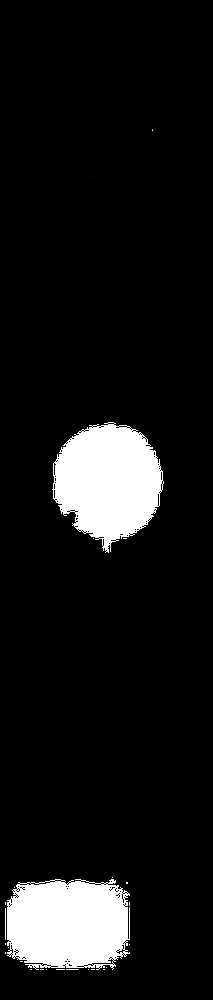
#> input picture 02.png, 213 x 1000 px, shrunk from 900 x 4217 before the run
$ python -i FontStyle2.py   (imports and definitions only)
#> lines starting #> are read from the running program, lines starting #| are printed output that depends on the picture; after the words box and inside, x2 and y2 are one past the last pixel; in counts of white or black regions, pixels touching at a corner belong together
# =====================================================================
# File: scripts/build_styles_manifest.py
# Purpose: استخراج ستايلات النص (Gradient/Stroke/Glow/Shadow) لكل فقاعة
# Inputs:
#   --config <path/to/temp-title.json>  (يحوي folder_url)
#   [--bubbles <path/to/all_bubbles.json>]  (اختياري؛ افتراضي inside folder_url)
#   --out <path/to/styles_manifest.json>
#   [--stops 6] [--debug-dir <dir>] [--textmask-dir <dir_with_alpha_masks_per_page>]
#
# Usage (Windows example):
#   python scripts/build_styles_manifest.py ^
#     --config "C:\Users\abdoh\Downloads\testScript\config\temp-title.json" ^
#     --out "C:\Users\abdoh\Downloads\222\styles_manifest.json" ^
#     --stops 6 --debug-dir "C:\Users\abdoh\Downloads\222\debug"
#
# Notes:
# - يتعامل مع شكل all_bubbles.json: مفاتيح مثل "02_mask": [ {id, points:[[x,y],...4]] , ...]
# - يحاول إيجاد صورة الصفحة باسم مطابق: 02.png/02.jpg/... داخل folder_url.
# - اختياري: --textmask-dir لو عندك أقنعة نص للصفحات (PNG بألفا > 0 = نص).
# =====================================================================
import os
import re
import json
import math
import glob
import argparse
from typing import List, Dict, Tuple, Optional
import numpy as np
from PIL import Image

# -------------------- IO utils --------------------
IMG_EXTS = [".png", ".jpg", ".jpeg", ".webp", ".tif", ".tiff"]

def norm(p: str) -> str:
    return os.path.normpath(p)

def load_image(path: str) -> np.ndarray:
    img = Image.open(path).convert("RGBA")
    return np.asarray(img, dtype=np.uint8)

def save_png(arr: np.ndarray, path: str) -> None:
    os.makedirs(os.path.dirname(path), exist_ok=True)
    Image.fromarray(arr).save(path)

# [14 lines left out: function find_page_image, not called in this run]

def load_config(config_path: str) -> Dict:
    with open(config_path, "r", encoding="utf-8") as f:
        return json.load(f)

def load_bubbles(bubbles_path: str) -> Dict[str, List[Dict]]:
    with open(bubbles_path, "r", encoding="utf-8") as f:
        return json.load(f)

# -------------------- math/color helpers --------------------
def rgb_to_luma(rgb: np.ndarray) -> np.ndarray:
    r = rgb[..., 0].astype(np.float32)
    g = rgb[..., 1].astype(np.float32)
    b = rgb[..., 2].astype(np.float32)
    return 0.2126*r + 0.7152*g + 0.0722*b

def color_distance(a: np.ndarray, b: np.ndarray) -> np.ndarray:
    d = (a.astype(np.float32) - b.astype(np.float32))
    return np.sqrt((d[...,0]**2 + d[...,1]**2 + d[...,2]**2) + 1e-6)

def clamp01(x: np.ndarray) -> np.ndarray:
    return np.clip(x, 0.0, 1.0)

# -------------------- convolution / sobel (no SciPy) --------------------
def conv2_valid(img: np.ndarray, kernel: np.ndarray) -> np.ndarray:
    ih, iw = img.shape
    kh, kw = kernel.shape
    oh, ow = ih-kh+1, iw-kw+1
    out = np.zeros((oh, ow), dtype=np.float32)
    k = np.flip(np.flip(kernel, 0), 1)
    for i in range(oh):
        for j in range(ow):
            out[i, j] = np.sum(img[i:i+kh, j:j+kw] * k)
    return out

def sobel_gradients(gray: np.ndarray) -> Tuple[np.ndarray, np.ndarray]:
    sx = np.array([[1,0,-1],[2,0,-2],[1,0,-1]], dtype=np.float32)
    sy = sx.T
    gx = conv2_valid(gray, sx)
    gy = conv2_valid(gray, sy)
    gx = np.pad(gx, ((1,1),(1,1)), mode="edge")
    gy = np.pad(gy, ((1,1),(1,1)), mode="edge")
    return gx, gy

# -------------------- morphology (binary lightweight) --------------------
def dilate(bin_img: np.ndarray, iters: int=1) -> np.ndarray:
    out = bin_img.copy()
    for _ in range(max(1, iters)):
        pad = np.pad(out, ((1,1),(1,1)), mode="constant", constant_values=0)
        nb = (
            pad[0:-2,0:-2] | pad[0:-2,1:-1] | pad[0:-2,2:] |
            pad[1:-1,0:-2] | pad[1:-1,1:-1] | pad[1:-1,2:] |
            pad[2:,0:-2]   | pad[2:,1:-1]   | pad[2:,2:]
        )
        out = (nb>0).astype(np.uint8)
    return out

def erode(bin_img: np.ndarray, iters: int=1) -> np.ndarray:
    out = bin_img.copy()
    for _ in range(max(1, iters)):
        pad = np.pad(out, ((1,1),(1,1)), mode="constant", constant_values=0)
        nb = (
            pad[0:-2,0:-2] & pad[0:-2,1:-1] & pad[0:-2,2:] &
            pad[1:-1,0:-2] & pad[1:-1,1:-1] & pad[1:-1,2:] &
            pad[2:,0:-2]   & pad[2:,1:-1]   & pad[2:,2:]
        )
        out = (nb>0).astype(np.uint8)
    return out

def open_morph(bin_img: np.ndarray, k:int=1) -> np.ndarray:
    return dilate(erode(bin_img, k), k)

def close_morph(bin_img: np.ndarray, k:int=1) -> np.ndarray:
    return erode(dilate(bin_img, k), k)

# -------------------- geometry helpers --------------------
# [23 lines left out: functions rect_from_points, bbox_from_mask, shift_mask, not called in this run]

# -------------------- core estimations --------------------
def median_color(arr: np.ndarray, mask: np.ndarray) -> np.ndarray:
    if mask.sum() == 0:
        return np.median(arr.reshape(-1,3), axis=0)
    return np.median(arr[mask>0], axis=0)

# [9 lines left out: function angle_from_vectors, not called in this run]

def estimate_text_mask_from_crop(rgb: np.ndarray) -> np.ndarray:
    h, w, _ = rgb.shape
    gray = rgb_to_luma(rgb)
    gx, gy = sobel_gradients(gray)
    mag = np.hypot(gx, gy)

    bg0 = median_color(rgb[...,:3], np.ones((h,w), dtype=np.uint8))
    dist0 = color_distance(rgb[...,:3], bg0)

    t_color = np.percentile(dist0, 70.0)
    t_grad  = np.percentile(mag,   60.0)
    mask0 = (dist0 > max(10.0, t_color)) & (mag > max(10.0, t_grad))
    mask0 = mask0.astype(np.uint8)
    mask0 = open_morph(close_morph(mask0, 1), 1)

    inv = (mask0==0).astype(np.uint8)
    bg = median_color(rgb[...,:3], inv)
    dist = color_distance(rgb[...,:3], bg)
    t_color2 = np.percentile(dist[inv>0], 65.0) if inv.sum()>0 else np.percentile(dist, 65.0)
    mask = ((dist > max(8.0, t_color2)) | (mag > max(8.0, np.percentile(mag,55.0)))).astype(np.uint8)
    mask = close_morph(open_morph(mask, 1), 1)

    if mask.sum() > 0.5*h*w:
        mask = (mag > np.percentile(mag, 75.0)).astype(np.uint8)
    elif mask.sum() < 0.001*h*w:
        mask = (mag > np.percentile(mag, 85.0)).astype(np.uint8)
    return mask

# [318 lines left out: functions sample_gradient_stops, ring_at, detect_stroke, detect_outer_glow, detect_drop_shadow, build_text_mask_from_external and 2 more, not called in this run]

# [2 lines not run here, left out]

>>> import cv2
>>> picture = cv2.imread('../02.png')
#> picture is the input picture: shape (1000, 213, 3); min 0, max 255, mean 23.4
>>> result = estimate_text_mask_from_crop(picture)
#> after the loop in conv2_valid, `for i in range(oh):`:
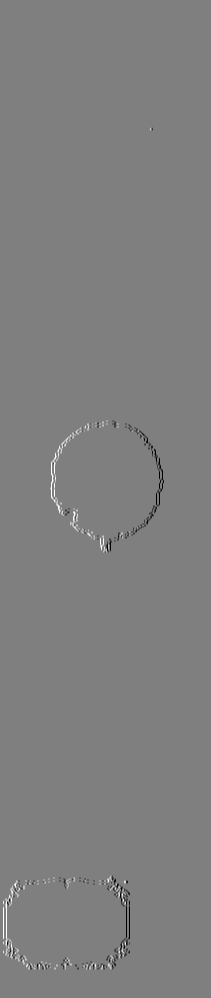
#> out: shape (998, 211) float32; min -1020, max 1020, mean 0; drawn with min black and max white
#> in estimate_text_mask_from_crop, `mag = np.hypot(gx, gy)`:
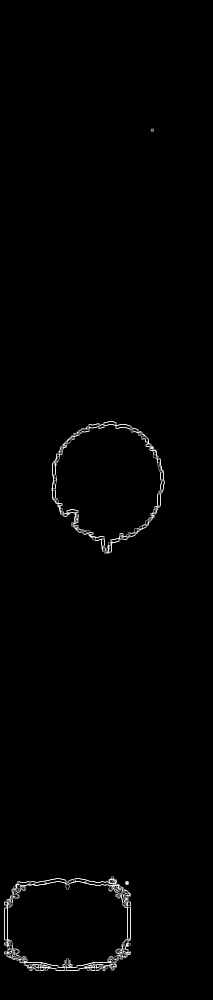
#> mag: shape (1000, 213) float32; min 0, max 1140.4, mean 10.8; drawn with min black and max white
#> in estimate_text_mask_from_crop, `bg0 = median_color(rgb[...,:3], np.ones((h,w), dtype=np.uint8))`: bg0 = [0, 0, 0]
#> in estimate_text_mask_from_crop, `t_color = np.percentile(dist0, 70.0)`: t_color = 0.001
#> in estimate_text_mask_from_crop, `t_grad  = np.percentile(mag,   60.0)`: t_grad = 0
#> in estimate_text_mask_from_crop, `mask0 = (dist0 > max(10.0, t_color)) & (mag > max(10.0, t_grad))`:
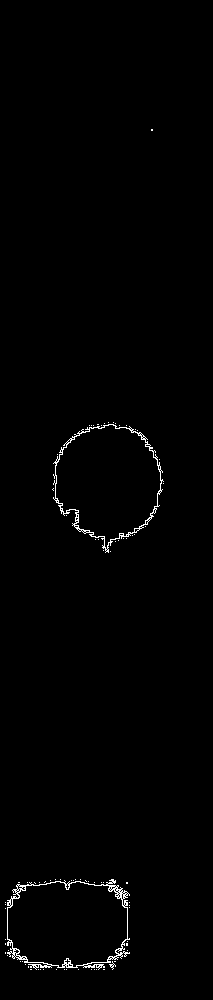
#> mask0: shape (1000, 213) bool; 0.89% white in thin lines or dots, all inside (x1, y1, x2, y2) = (5, 129, 164, 970)
#> the loop in dilate (call 2), `for _ in range(max(1, iters)):` made 1 pass
#> pass 1, in dilate (call 2), `nb = ( pad[0:-2,0:-2] | pad[0:-2,1:-1] | pad[0:-2,2:] | pad[1:-1,0:-2]..`:
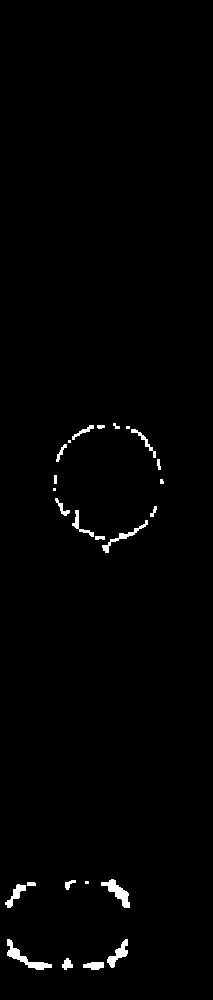
#> nb: shape (1000, 213); values 0 (black) and 1 (white), 1.1% white; 25 white regions (5 under 20 px), largest, box (x1, y1, x2, y2) and area: (7, 939, 52, 970) 367, (101, 879, 130, 908) 323, (107, 939, 128, 968) 238
#> in estimate_text_mask_from_crop, `bg = median_color(rgb[...,:3], inv)`: bg = [0, 0, 0]
#> in estimate_text_mask_from_crop, `t_color2 = np.percentile(dist[inv>0], 65.0) if inv.sum()>0 else np.per..`: t_color2 = 0.001
#> in estimate_text_mask_from_crop, `mask = ((dist > max(8.0, t_color2)) | (mag > max(8.0, np.percentile(ma..`:
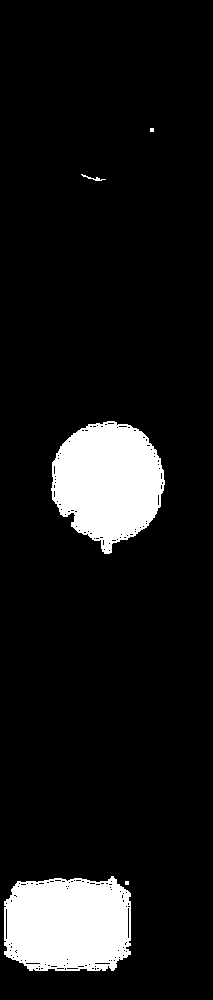
#> mask: shape (1000, 213); values 0 (black) and 1 (white), 10% white; 5 white regions (2 under 20 px), largest, box (x1, y1, x2, y2) and area: (51, 421, 165, 554) 10622, (4, 876, 131, 971) 10506, (81, 174, 106, 181) 46
#> the loop in erode (call 4), `for _ in range(max(1, iters)):` made 1 pass
#> pass 1, in erode (call 4), `pad = np.pad(out, ((1,1),(1,1)), mode="constant", constant_values=0)`:
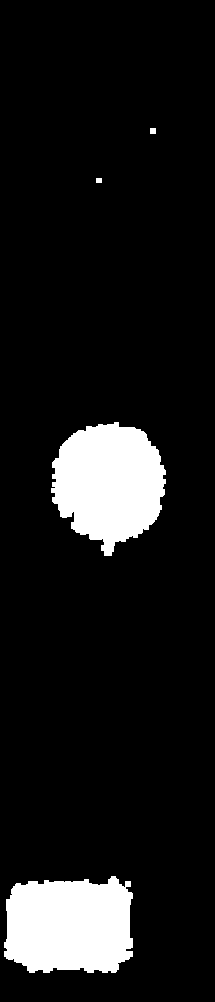
#> pad: shape (1002, 215); values 0 (black) and 1 (white), 10% white; 4 white regions, box (x1, y1, x2, y2) and area: (51, 422, 166, 556) 10839, (4, 876, 133, 973) 10721, (150, 128, 156, 134) 36, (96, 178, 102, 183) 30
#> pass 1, in erode (call 4), `nb = ( pad[0:-2,0:-2] & pad[0:-2,1:-1] & pad[0:-2,2:] & pad[1:-1,0:-2]..`:
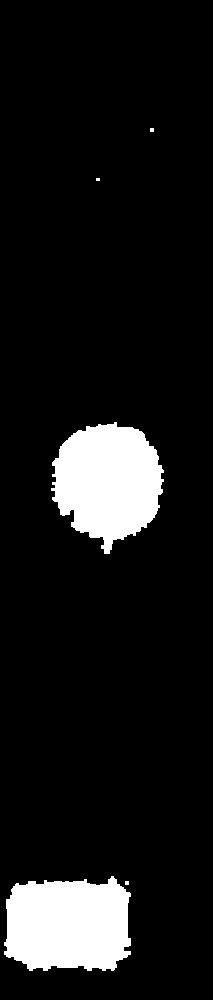
#> nb: shape (1000, 213); values 0 (black) and 1 (white), 9.6% white; 5 white regions (3 under 20 px), largest, box (x1, y1, x2, y2) and area: (51, 422, 164, 554) 10261, (4, 876, 131, 971) 10143
